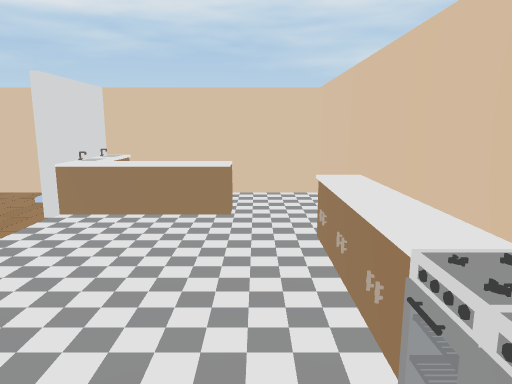
View 1 (above)

16 first-person views from a walk through a Unity game level. The camera is 1.5 m above the floor, tilts 10° down and sees 70° across. Doors are open. The floor is counted in squares, 1 m on a side. Each view is taken from the middle of a square. On the plan, view 1 faces up. The plan holds only what a view shows up to about 16 squares ahead; the rest is blank. Some animated figures are left out.

View 2
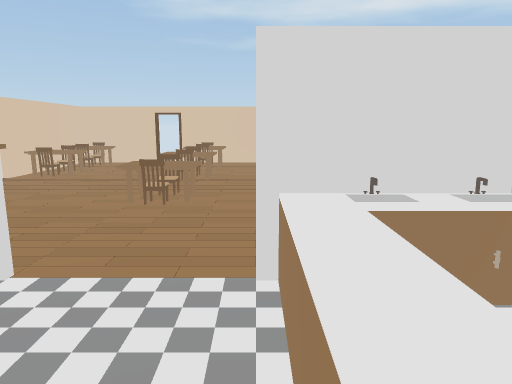

View 3
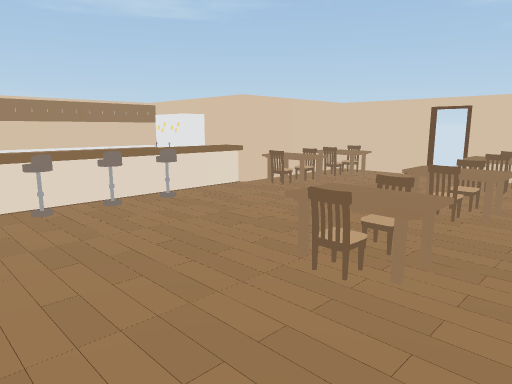

View 4
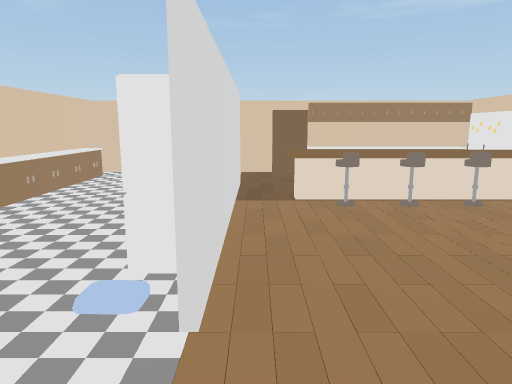

View 5
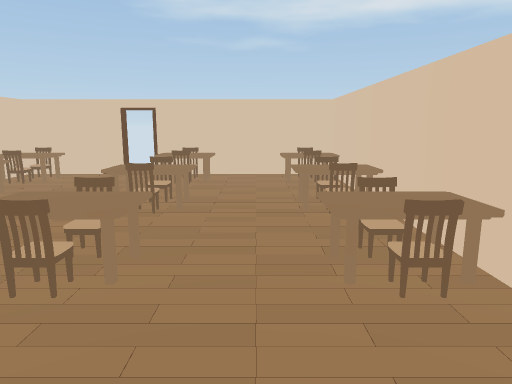

View 6
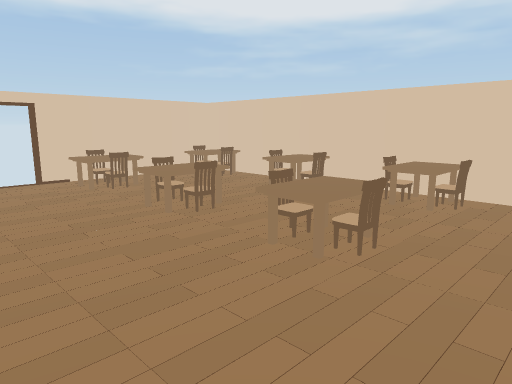

View 7
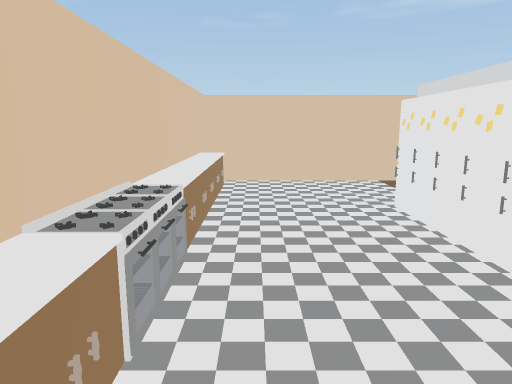

View 8
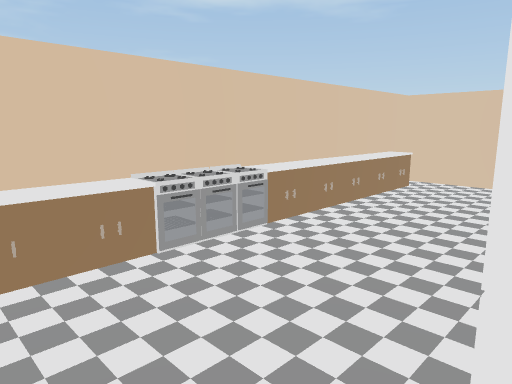

View 9
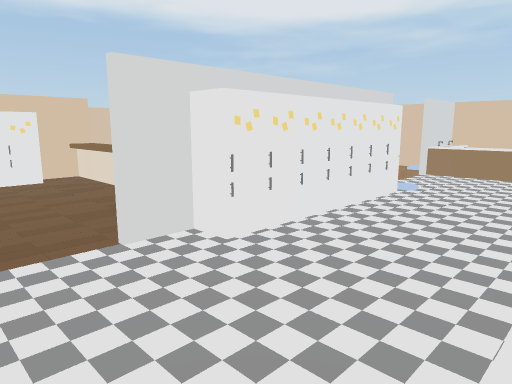

View 10
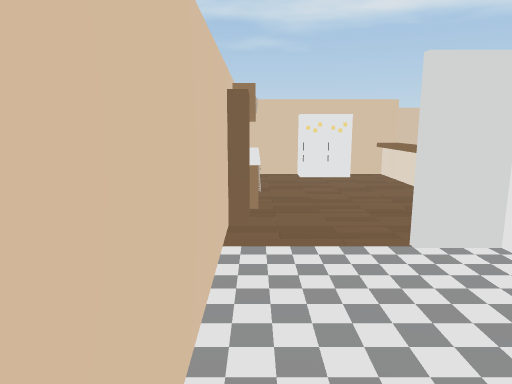

View 11
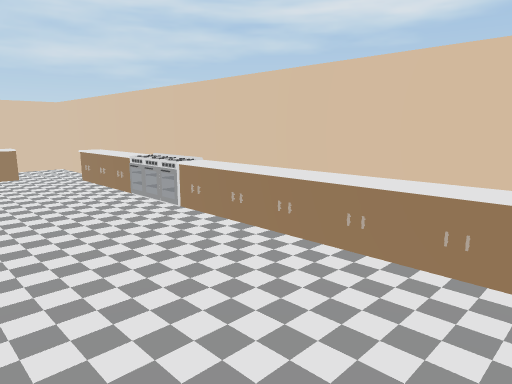

View 12
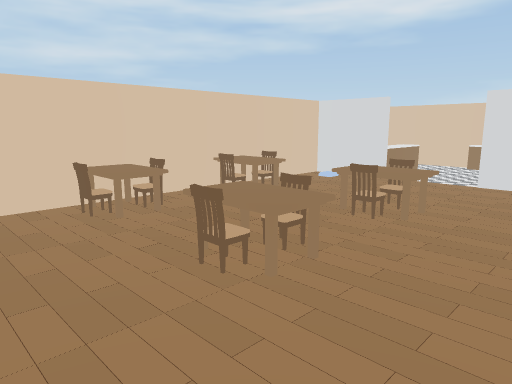

View 13
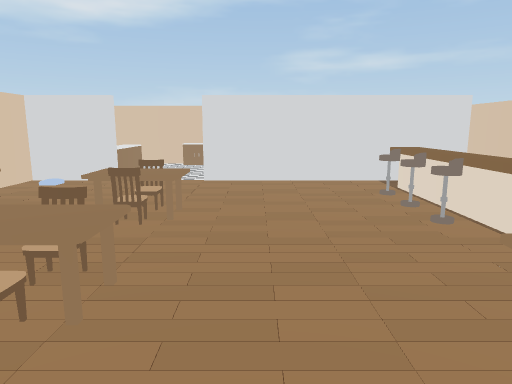

View 14
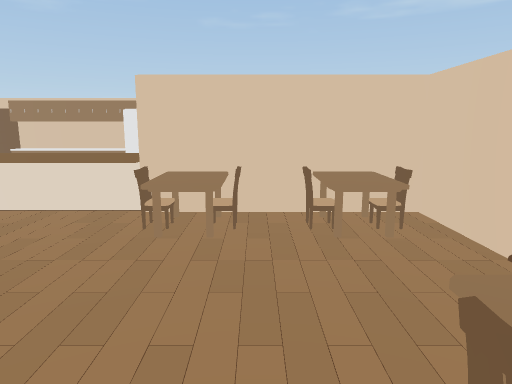

View 15
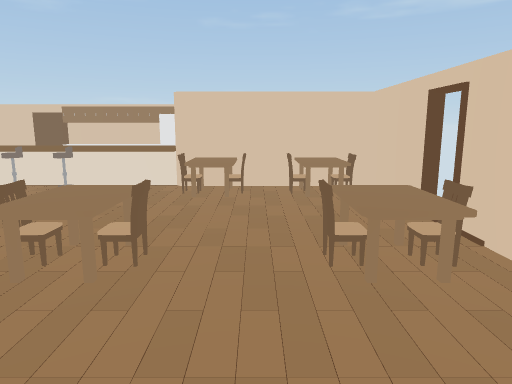

View 16
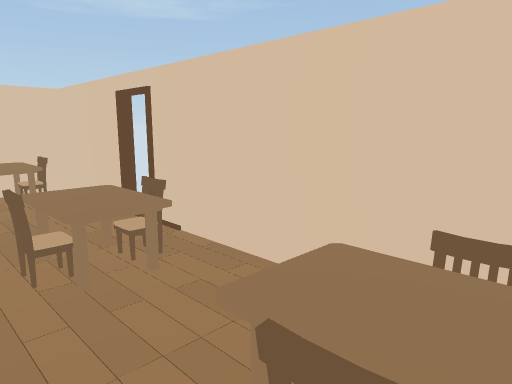

### Floor plan
Points are (right, up) in squares from view 1. A wall is a line through its corners. A room is listed if a view was taken in it or the views show most of it. See-through windows are left out.
Room 1 (views 1, 2, 3, 4, 5, 6, 7, 8, 9, 10, 11, 12, 13, 14, 15, 16)
walls: (-3.6, 2.4) (-3.6, 3.5); (-3.4, -2.9) (-3.4, -4); (-3.6, -4.1) (-3.6, -2.4); (-3.4, 8.5) (-3.4, 6.4); (-5.6, -6.1) (-4.6, -6.1) (-4.6, -6.5); (-15.9, 1.9) (-15.9, -1.4) (-10.9, -1.4) (-10.9, -6.4) (1.4, -6.4) (1.4, 8.4) (-15.9, 8.4) (-15.9, 2.6)
ways out: open door at (-15.5, 1.5)
objects: chair (-15, -1) to (-15, 0); table (-15, 3) to (-14, 3); chair (-15, 4); table (-15, 5) to (-14, 5); chair (-15, 7) to (-15, 8); chair (-14, -1) to (-14, 0); chair (-14, 4); chair (-14, 7) to (-14, 8); chair (-13, -1) to (-13, 0); table (-12, -1) to (-12, 0); chair (-12, 4); chair (-12, 8); chair (-11, 0); table (-11, 3) to (-11, 5); table (-11, 7) to (-11, 8); other object (-10, -6); other object (-10, -5) to (-10, -4); other object (-10, -3); other object (-10, -2) to (-9, -2); chair (-10, 4); chair (-10, 8); other object (-9, -6); other object (-8, -6); other object (-8, -2); chair (-8, -1); table (-8, 3); chair (-8, 4); table (-8, 5); chair (-8, 7) to (-8, 8); other object (-7, -6); other object (-7, -2) to (-5, -2); chair (-7, -1); chair (-7, 4); chair (-7, 7) to (-7, 8); other object (-6, -6); chair (-6, -1); other object (-3, -3) to (-3, -2); other object (-3, -1); other object (-3, 0); other object (-3, 1); other object (-3, 2); other object (-3, 6); other object (-3, 7); other object (-3, 8) to (-3, 9); other object (-2, 6) to (-2, 7); other object (-1, 6) to (-1, 7); other object (1, -5) to (1, -4); other object (1, -3); other object (1, -2); other object (1, -1); oven (1, 0); oven (1, 1); oven (1, 2); other object (1, 3); other object (1, 4); other object (1, 5)

Positions as (right, up) in squares from view 1, and headings:
1: (0, 0), facing up
2: (0, 6), facing left
3: (-4, 6), facing down-left
4: (-4, 6), facing down
5: (-4, 6), facing left
6: (-5, 0), facing up-left
7: (0, 4), facing down
8: (-3, 4), facing down-right
9: (1, -6), facing up-left
10: (1, -6), facing left
11: (-3, -6), facing up-right
12: (-14, 1), facing up-right
13: (-14, 2), facing right
14: (-13, 5), facing down
15: (-13, 8), facing down
16: (-13, 8), facing down-left
